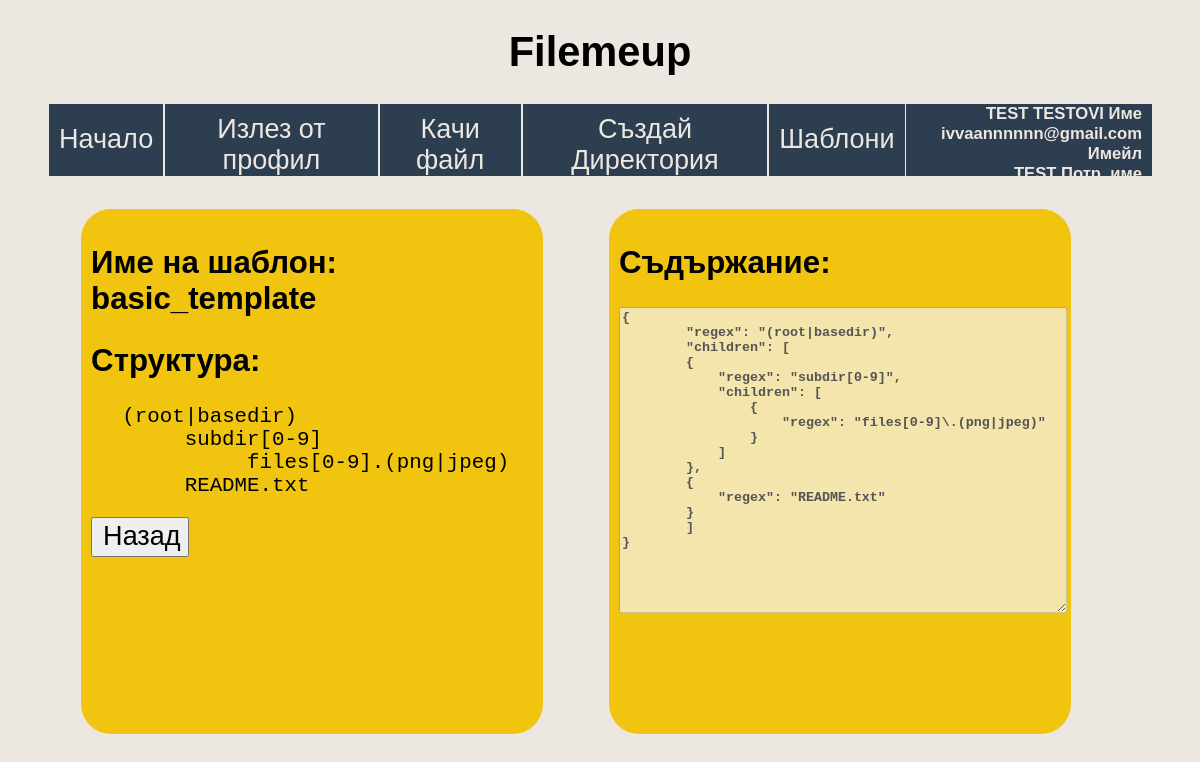
Page /?route=view_template&name=basic_template (signed in) on the committed database.
### tables this page shows
CREATE TABLE `templates` (
  `id` int(11) NOT NULL AUTO_INCREMENT,
  `template_json` longtext NOT NULL CHECK (json_valid(`template_json`)),
  `template_name` varchar(50) NOT NULL,
  `template_creator` int(11) NOT NULL,
  PRIMARY KEY (`id`),
  UNIQUE KEY `template_name` (`template_name`),
  KEY `template_owner` (`template_creator`),
  CONSTRAINT `template_owner` FOREIGN KEY (`template_creator`) REFERENCES `user` (`id`)
);

### models/AnyModel.php (called while the page is built, shortened)
<?php
class AnyModel
{
    public static function query_to_array(string $query) {
        $q = DBMS::$pdo->query($query);
        $list = array();
        for ($i = 0; $row = $q->fetch(PDO::FETCH_ASSOC); $i++) {
            foreach($row as $key => $value) {
                $list[$i][$key] = $value;
            }
        }
        return $list;
    }
    public static function get_all_matching_values_query(string $table_name, $field_value_arr) {
        $q_str = "SELECT * FROM $table_name WHERE";
        foreach($field_value_arr as $field => $val) {
            $q_str .= " $field = \"$val\" AND ";
        }
        $q_str .= "TRUE";
        return AnyModel::query_to_array($q_str);
    }
}
?>

### models/TemplateModel.php (called while the page is built, shortened)
<?php
require_once(__DIR__ . "\DBMS.php");
require_once(__DIR__ . "\AnyModel.php");
class TemplateModel extends AnyModel
{
    public static function select_template_by_name(string $name) {
        return (parent::get_all_matching_values_query("TEMPLATES", array("template_name" => $name)))[0];
    }
}
?>

### views/templates_view.php (the view, shortened to what this page needs)
<div id="login" class="template_view">
    <?php
    require_once(__DIR__ . "\\..\\models\\TemplateModel.php");
    function displayJsonAsHtml($json)
    {
        echo '<div>';
        foreach ($json as $key => $value) {
            if (isset($value[0]) && !is_string($value)) {
            } else {
                if (!is_numeric($key)) {
                    echo '<div>' . $value . ' </div>';
                } else {
                    echo '<div>' . ' </div>';
                }
            }
            if (is_array($value)) {
                displayJsonAsHtml($value);
            }
        }
        echo '</div>';
    }
    $cur_template = TemplateModel::select_template_by_name($_REQUEST["name"]);
    echo "<h2>Име на шаблон: " . $cur_template["template_name"] . "</h2>";
    echo "<h2>Структура: </h2>";
    displayJsonAsHtml(json_decode(stripslashes($cur_template["template_json"]), true));
    $url = Config::SITE_URL . "?route=list_templates";
    echo "<a href =\"$url\"> <button>Назад</button> </a>";
    ?>
</div>
<div id="login">
<?php
echo "<h2>Съдържание:</h2>";
echo "<textarea disabled id=\"template_view_field\">".$cur_template["template_json"]."</textarea>";
?>
</div>

### views/css/styles.css (style rules this page uses)
body { background-color: #ede7e1; text-align: center; vertical-align: top; font-size: 1.3em; }
html, body { height:95%; padding-left: 20px; padding-right: 20px; }
#login { display: inline-block; width:40%; float:left; height:70%; margin-top: 3%; text-align: left; padding: 10px; overflow: auto; }
#login, #register { margin-left: 3%; margin-right: 3%; background-color: #f1c40f; border-radius: 30px; }
h1,h2,h3 { font-family: 'Gill Sans', 'Gill Sans MT', Calibri, 'Trebuchet MS', sans-serif; }
button { margin-top: 20px; min-width: 20%; height: 40px; font-size: 1.3em; }
h1, button, input { transition: scale 0.5s ease-out 100ms; }
button { cursor: pointer; }
.template_view * { text-align: left; }
.template_view div { font-family: 'Courier New', Courier, monospace; }
.template_view > * * { text-align: left; padding-left: 1.5em; }
button *, button { padding-left:10px !important; }
textarea { width:80%; min-height: 150px; overflow: auto; }
#login { min-width: 400px; min-height: 400px; }
#template_view_field { overflow: auto; font-weight: bold; width:100%; height:300px; font-family: 'Courier New', Courier, monospace; }

### rows in the picture
templates: template_name "basic_template", template_json "{ \"regex\": \"(root|basedir)\", \"children\": [ { \"regex\": \"subdir[0-9]\", \"children\": [ { \"regex\": \"files[0-9]\\.(png|jpeg)\" } ] }, { \"regex\": \"README.txt\" } ] }"

### other values in the picture
$_SESSION["user_full_data"]["full_name"] "TEST TESTOVI"
$_SESSION["user_full_data"]["email"] "ivvaannnnnn@gmail.com"
$_SESSION["user_full_data"]["username"] "TEST"
$value "(root|basedir)"
$value "subdir[0-9]"
$value "files[0-9].(png|jpeg)"
$value "README.txt"
